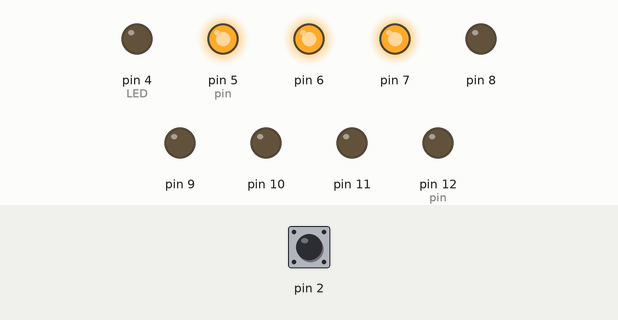
Recording of a sketch running on a simulated Arduino Uno, built with avr-gcc and run on an emulated ATmega328P. Parts: output pins drawn as LEDs (lit = HIGH). Dashed ring = blinking. Inputs (shaded band) come from the test bench; at power-on: pin 2 LOW.

Above: at 1.25 s.
1.3 s: pin 2 driven HIGH
At 2.35 s:
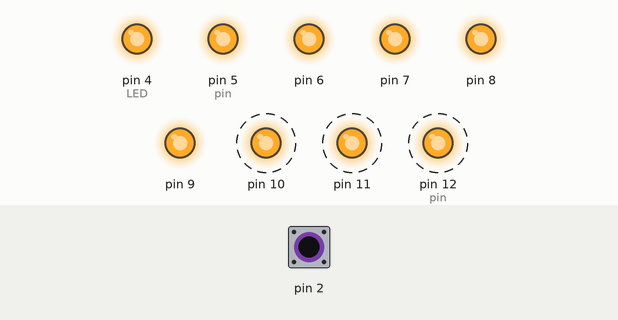
4.3 s: pin 2 pulsed LOW 2 times (0.12 s each, 0.3 s apart)
At 5.65 s:
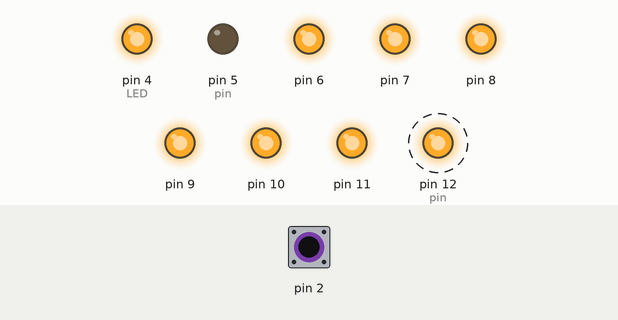
7.3 s: pin 2 pulsed LOW 5 times (0.12 s each, 0.3 s apart)
At 7.96 s:
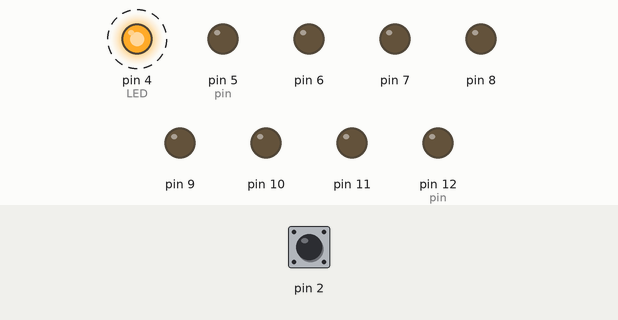
Timing chart, 0 to 19.3 s (numbered marks = the images above; inputs shaded):
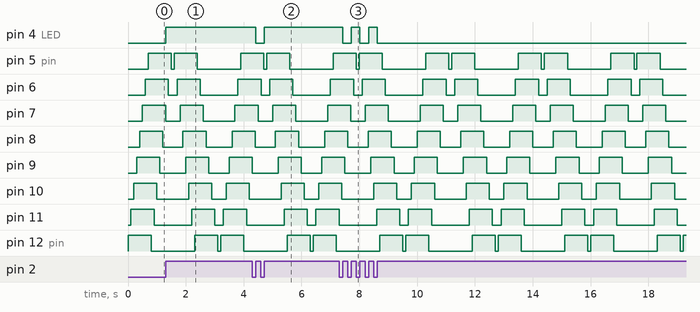

The sketch:

Ejemplo_Interrupcion_ArduinoUNO.ino
```cpp
//--------------------------------------------------------------------------------------
//
//       EJEMPLO DE LA IMPLEMENTACIÓN DE UNA INTERRUPCIÓN EN UN ARDUINO UNO
//
//El propósito del siguiente código es hacer que el microcontrolador vaya encendiendo
//unos leds colocados en fila en forma ascendente, luego los apague en forma ascendente,
//luego los encienda de forma descendente, y por último los apague en forma descendente,
//antes de comenzar el proceso de nuevo. Además, implementaremos una interrupción para
//poder enceder y apagar un led amarillo conectado al pin 4 cuando se oprima un
//botón, el cual puede ser presionado en cualquier momento.
//
//La forma en que se conecta el Arduino se puede consultar en este vídeo:
//https://www.youtube.com/watch?v=Rnf5xWPB0go&feature=youtu.be
//
//Una simulación del circuito se puede encontrar en este enlace de TinkerCad:
//https://www.tinkercad.com/things/9WmxH0vDsUK
//
//OBSERVACIÓN: Según la forma en que se conectan los componentes físicos el significado
//de "ascendente" corresponde a ir desde el pin 12 al 5, y el de "descendente"
//a ir desde el 5 hasta el 12.
//
//NOTA: Este código fue implementado para el modelo Arduino UNO.
//--------------------------------------------------------------------------------------

//En este pin irá el led amarillo.
short LED = 4;

//Esta variable recorrerá los leds para encenderlos y apagarlos.
short pin = 12;

//Esta variable controlará si vamos del 12 al 5 (incre = -1), o si
//vamos del 5 al 12 (incre = 1).
short incre = -1;

//La variable shine nos dirá si estamos encendiendo o apagando los leds.
bool shine = true;

//Este será el estado del led amarillo; notemos que utilizamos el modificador
//volatile para poder indicarle al compilador que esta variable podría cambiar
//su valor en cualquier momento, esto es pues será utilizada dentro de la ISR.

volatile bool yellow = false;

void setup() {

  //Colocamos los pines desde el 4 hasta el 12 como salidas.
  for (short i = 4; i < 13; i++) pinMode(i, OUTPUT);

  //Invocamos la función attachInterrupt() para definir la función press_btn()
  //como la ISR de la interrupción que se provocará cuando se presente
  //un flanco de subida en el pin 2.

  attachInterrupt(digitalPinToInterrupt(2), press_btn, RISING);

  //Recordemos que utilizamos la función digitalPinToInterrupt() en lugar de
  //simplemente colocar 0 para facilitar la portabilidad del código a otro
  //modelo de Arduino.
}

void press_btn() {

  //Cambiamos el estado en que se encuentra el led amarillo.

  yellow = !yellow;
  digitalWrite(LED, yellow);
}

void loop() {

  //Escribimos el código para encender y apagar los leds como queremos.

  digitalWrite(pin, shine);
  pin += incre;

  if ((pin == 4) and shine) {

    //Volvemos al pin 12 y comenzamos a apagar los leds.
    pin = 12;
    shine = false;
  }
  else if (pin == 4) {

    //Nos comenzamos a devolver y vamos encendiendo los leds.
    incre = 1;
    pin = 5;
    shine = true;
  }
  else if ((pin == 13) and shine) {

    //Volvemos al pin 5 y comenzamos a apagar los leds.
    pin = 5;
    shine = false;
  }
  else if (pin == 13) {

    //Nos comenzamos a devolver y vamos encendiendo los leds.
    incre = -1;
    pin = 12;
    shine = true;
  }

  //Colocamos un delay() para que el brillar de los leds se
  //puedan apreciar de una forma suave.

  delay(100);
}
```

Measured:
- after the input at 1.3 s, pin 4 (LED): LOW → HIGH at once
- after the input at 4.3 s, pin 4 (LED): HIGH → LOW after 0.12 s, → HIGH 0.30 s later
- after the input at 7.3 s, pin 4 (LED): alternates HIGH for 0.30 s and LOW for 0.30 s, 5 changes in all, then stays LOW, starting after 0.12 s
- by itself, pin 5 (pin): repeats every 3.2 s: HIGH 0.80 s, LOW 1.5 s, HIGH 0.80 s, LOW 0.10 s
- by itself, pin 6: repeats every 3.2 s: HIGH 0.80 s, LOW 1.3 s, HIGH 0.80 s, LOW 0.30 s
- by itself, pin 7: repeats every 3.2 s: HIGH 0.80 s, LOW 1.1 s, HIGH 0.80 s, LOW 0.50 s
- by itself, pin 8: repeats every 3.2 s: HIGH 0.80 s, LOW 0.90 s, HIGH 0.80 s, LOW 0.70 s
- by itself, pin 9: repeats every 3.2 s: HIGH 0.80 s, LOW 0.70 s, HIGH 0.80 s, LOW 0.90 s
